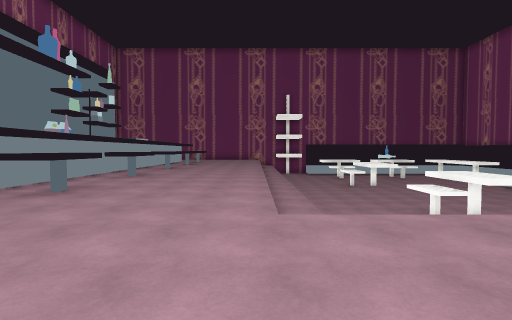
view 1 (above)

22 first-person views from a walk through a Unity game level. The camera is 1.5 m above the floor, tilts 2° down and sees 85° across. The floor is counted in squares, 2 m on a side. Each view is taken from the middle of a square. On the plan, view 1 faces up. The plan holds only what a view shows up to about 10 squares ahead; the rest is blank. The place goes on beyond the plan. Some surface patterns are stand-ins.

view 2
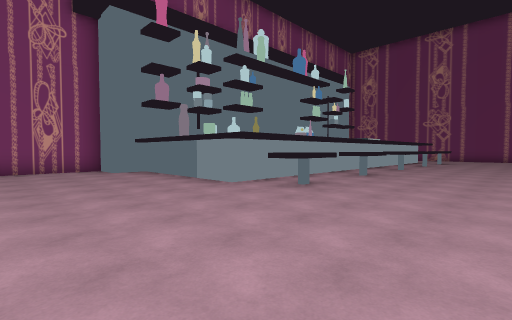

view 3
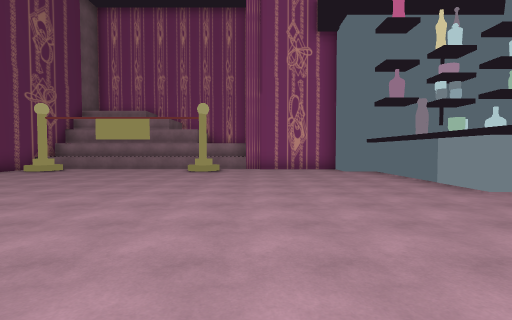

view 4
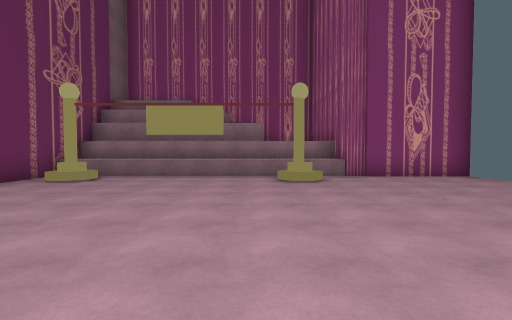

view 5
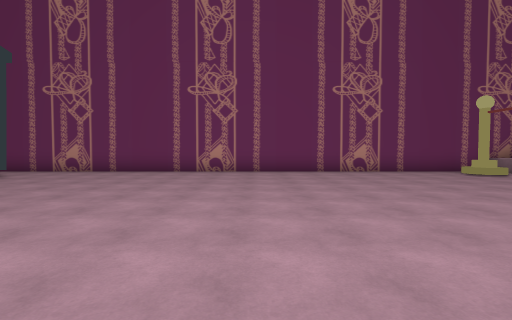

view 6
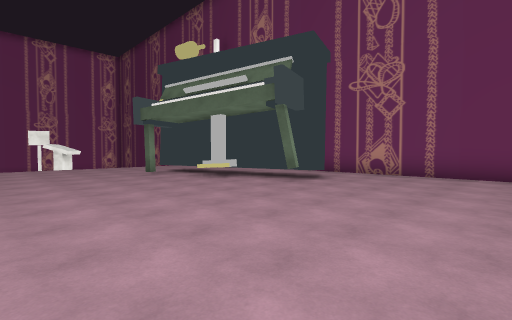

view 7
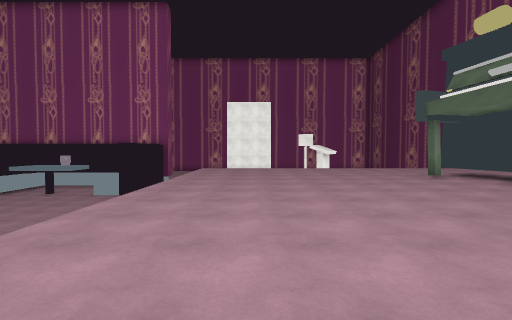

view 8
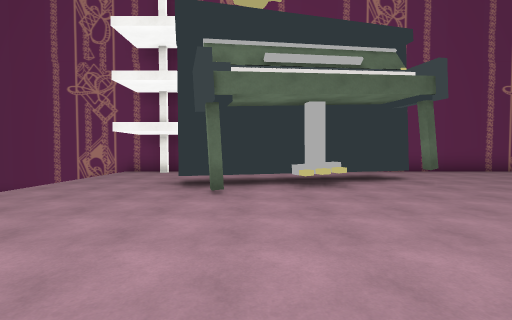

view 9
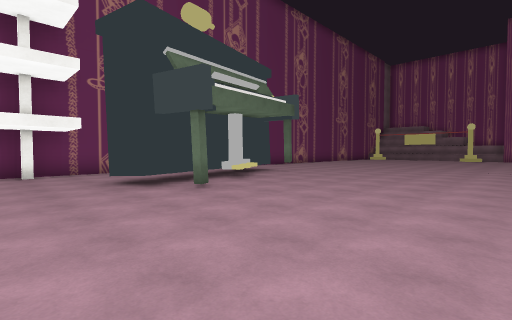

view 10
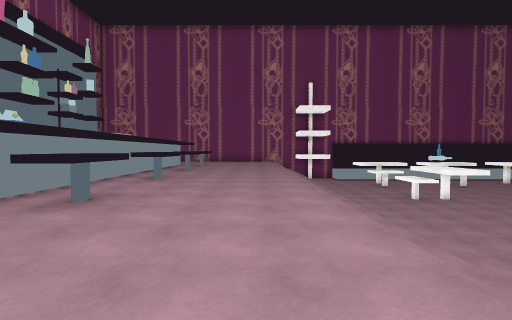

view 11
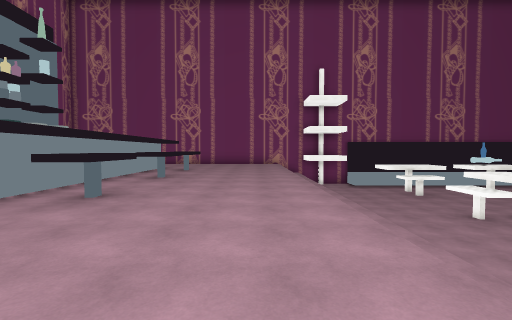

view 12
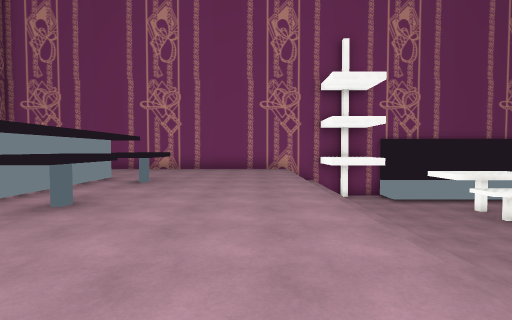

view 13
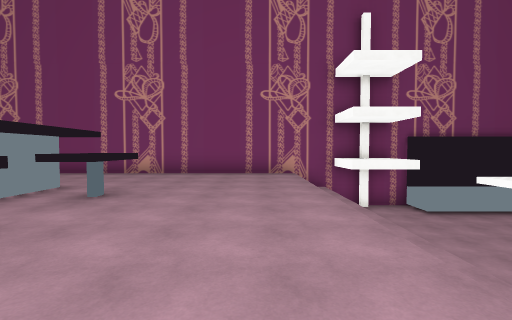

view 14
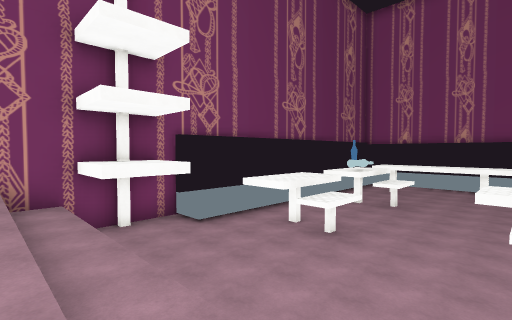

view 15
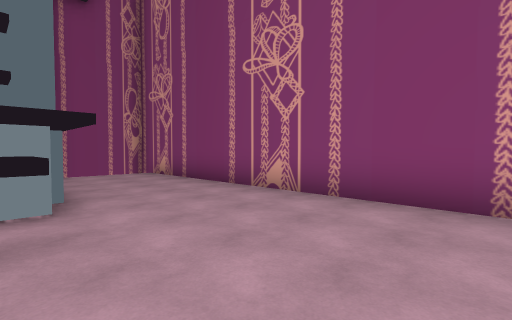

view 16
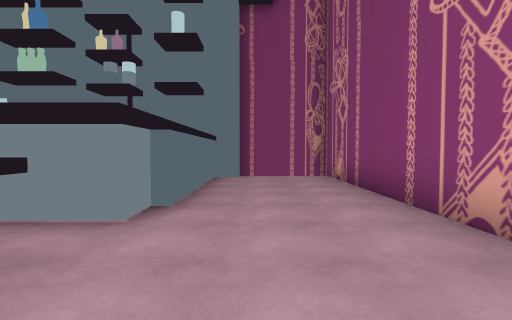

view 17
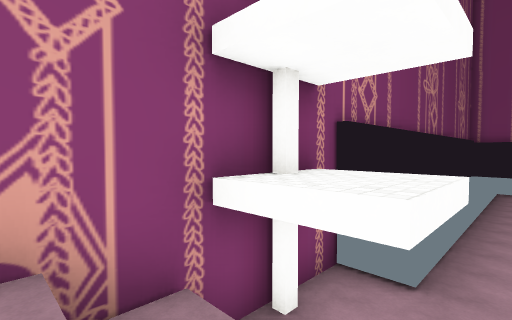

view 18
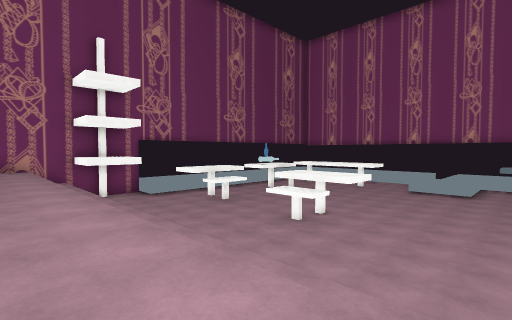

view 19
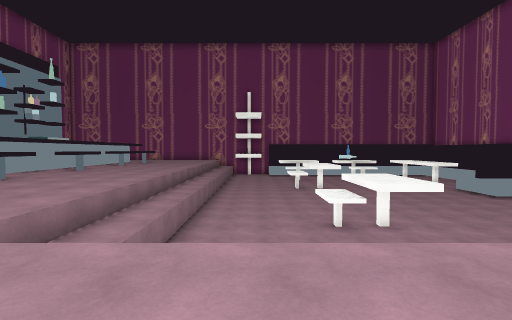

view 20
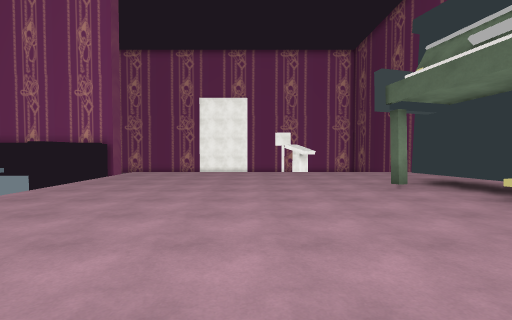

view 21
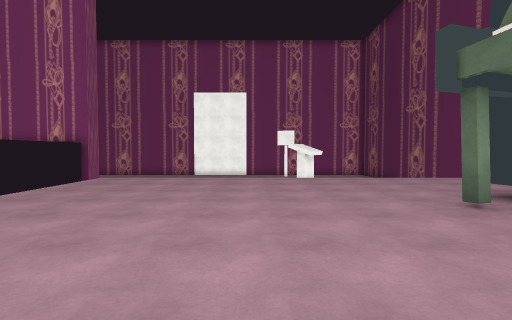

view 22
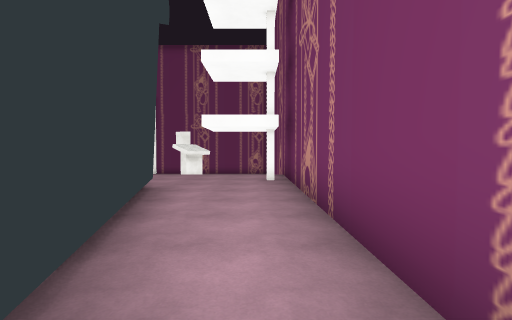

### Floor plan
Key: @ floor where view 1 was taken; # wall or solid block; . main floor; : floor 0.25 m higher than the main floor; ^ raised ledge; v drop or lower ground; C cylinder; T thing the floor can be seen under or through; S shelf; B bottle; O other object.
Columns run from 12 left of view 1 to 15 right of it. Each row starts with its distance up from view 1.
 23  #############
 22  #...........#SS#########
 21  #...........vSSvvvvvvvvvv
 20  #...........vSSvvvvvvvv
 19  ##..........vvvvvvvBOv
 18   ######^....vvvvvvvvvvv
 17        #^....vvvvvvvvvvvv
 16        #.....vvvvvvvvvvvv
 15        #^....vvvvv:vvvvv
 14        #^....vvvvv:vvv
 13        #.....vvvvvvvvvv
 12        #^....vvvvvvvvvvv
 11        #^....vvvvvvvvvvvv
 10        #.....vvvvvvvvvvv
  9        #^....vvvvvvvvvvv
  8        #^....vvvvv:vvvvv
  7        #.....vvvvv:vvvvvvv
  6        #^....vvvvvvvvvv v###
  5   ######^....v
  4  ##..........
  3  #.......................
  2  #.......................
  1  #.......................
  0 ##..........@............
 -1 ^........................
 -2 ^.C......................
 -3 ^........................
 -4 ^....................T...v
 -5 ^.................TTTT...v
 -6 ^...............TTTTTT...v
 -7 ^................TT......
 -8 ^.C....................S.
 -9 ^###########################

Positions as (right, up) in squares from view 1, and headings:
1: (0, 0), facing up
2: (0, 0), facing up-left
3: (0, 0), facing left
4: (-3, -3), facing left
5: (-3, 1), facing down
6: (0, 0), facing down-right
7: (1, 1), facing right
8: (8, 1), facing down
9: (12, 1), facing down-left
10: (-1, 4), facing up
11: (-1, 7), facing up
12: (-1, 11), facing up
13: (-1, 13), facing up
14: (0, 15), facing up-right
15: (-1, 18), facing up-left
16: (-2, 20), facing left
17: (0, 20), facing up-right
18: (-1, 10), facing up-right
19: (3, 1), facing up
20: (3, -1), facing right
21: (5, -1), facing right
22: (4, -8), facing right
